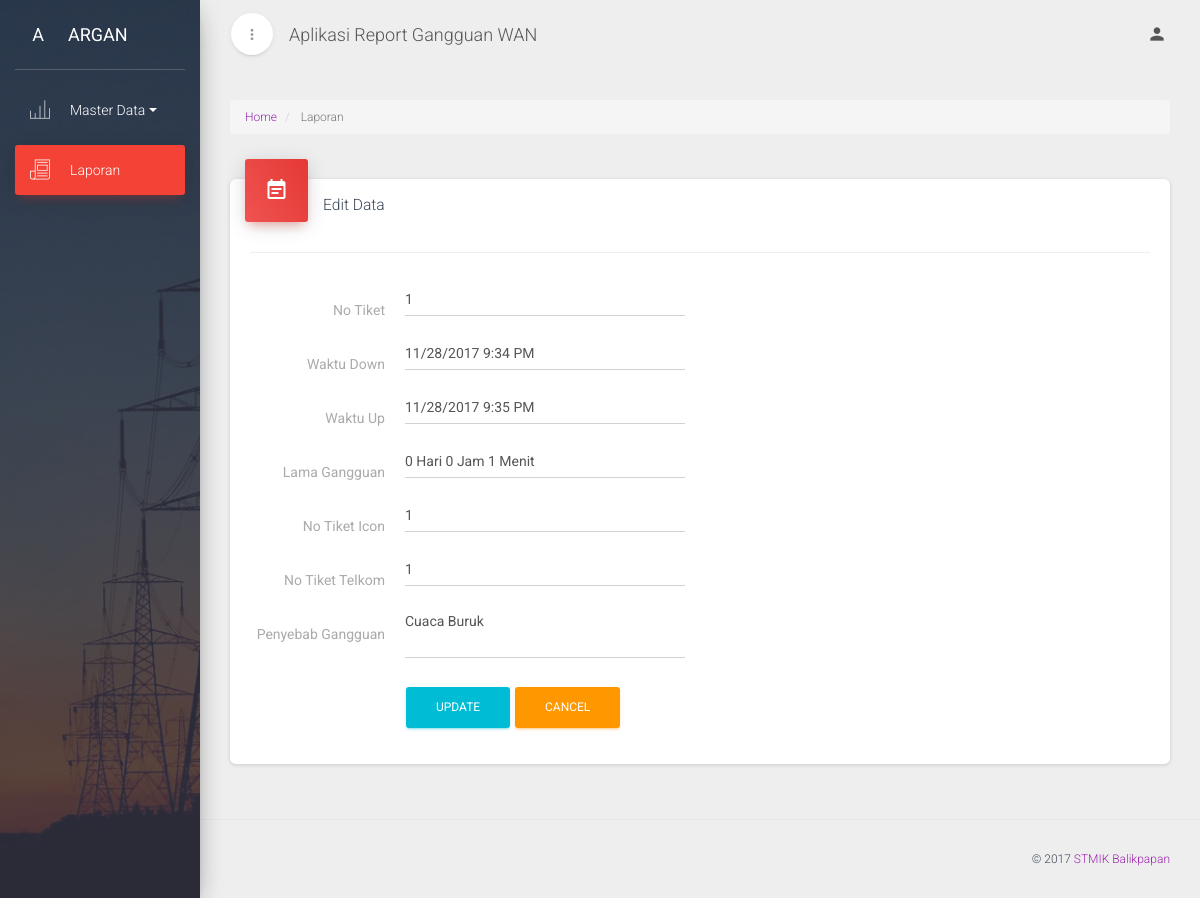
Page /C_data_laporan/update2/3 on the committed database.
### tables this page shows
CREATE TABLE `laporan` (
  `id` int(11) DEFAULT NULL,
  `id_lapor` int(11) NOT NULL,
  `no_tiket` int(50) NOT NULL,
  `id_unit` int(11) DEFAULT NULL,
  `id_gprov` int(11) DEFAULT NULL,
  `wktu_down` varchar(50) DEFAULT NULL,
  `wktu_up` varchar(50) DEFAULT NULL,
  `lama_gangguan` varchar(50) DEFAULT NULL,
  `no_tiket_icon` int(11) DEFAULT NULL,
  `no_tiket_telkom` int(11) DEFAULT NULL,
  `sebab_gangguan` text
);

### application/controllers/C_data_laporan.php (called while the page is built, shortened)
<?php
class C_data_laporan extends CI_Controller {
    function __construct(){
        $this->load->model('M_data_lapor');
        $this->load->model('M_lapor');
    }
    function update2($id_lapor){
        $data['hasil'] = $this->M_lapor->get_data($id_lapor);
        $this->load->view('v_laporan/update', $data);
    }
}
?>

### index.php (called while the page is built, shortened)
<?php
require_once BASEPATH.'core/CodeIgniter.php';

### application/models/M_lapor.php (called while the page is built, shortened)
<?php
class M_lapor extends CI_Model {
    function get_data($id_lapor){
       $baca = $this->db->query('select * from laporan where id_lapor='.$id_lapor);
        if($baca->num_rows() > 0){
            foreach ($baca->result() as $data){
                $hasil[] = array(
                    'id_lapor'=>$data->id_lapor,
                    'no_tiket'=>$data->no_tiket,
                    'wktu_down'=>$data->wktu_down,
                    'wktu_up'=>$data->wktu_up,
                    'lama_gangguan'=>$data->lama_gangguan,
                    'no_tiket_icon'=>$data->no_tiket_icon,
                    'no_tiket_telkom'=>$data->no_tiket_telkom,
                    'sebab_gangguan'=>$data->sebab_gangguan
                );
            }
            return $hasil;
        }else{
            return false;
        }
    }
}
?>

### application/views/v_laporan/update.php (the view, shortened to what this page needs)
 <div class="wrapper">
        <div class="sidebar" data-active-color="red" data-background-color="black" data-image="<?= base_url()?>assets/img/sidebar-1.jpeg">
            <div class="logo">
                <a href="<?= base_url() ?>" class="simple-text logo-mini">
                    A
                </a>
                <a href="<?= base_url() ?>" class="simple-text logo-normal">
                    ARGAN
                </a>
            </div>
            <div class="sidebar-wrapper">
                <ul class="nav">
                    <li>
                        <a data-toggle="collapse" href="#masterData">
                            <i class="pe-7s-graph3"></i>
                            <p>Master Data
                                <b class="caret"></b>
                            </p>
                        </a>
                    </li>
                    <li class="active">
                        <a href="<?= base_url() ?>C_data_laporan/index">
                            <i class="pe-7s-news-paper"></i>
                            <p>Laporan</p>
                        </a>
                    </li>
                </ul>
            </div>
        </div>
    <div class="content">
        <div class="container-fluid">
            <div class="row">
                <div class="col-md-12">
                    <div class="page-title-box">
                        <ol class="breadcrumb p-0 m-0">
                            <li>
                                <a href="<?= base_url() ?>">Home</a>
                            </li>
                            <li class="active">
                                Laporan
                            </li>
                        </ol>
                    </div>
                    <div class="card">
                        <?php
                            foreach($hasil as $data) {
                        ?>
                        <form role="form" method="post" class="form-horizontal" action="<?= base_url() ?>C_data_laporan/edit2">
                            <div class="card-header card-header-icon" data-background-color="red">
                                <i class="material-icons">event_note</i>
                            </div>
                            <div class="card-content">
                                <h4 class="card-title">Edit Data</h4>
                                <hr>
                                <div class="row">
                                    <label class="col-sm-2 label-on-left" for="no_tiket">No Tiket</label>
                                    <div class="col-sm-4">
                                        <div class="form-group label-floating is-empty">
                                            <input type="text" class="form-control" id="no_tiket" name="no_tiket" value="<?= $data["no_tiket"]?>" placeholder="Masukan nomor tiket..">
                                        </div>
                                    </div>
                                </div>
                                <div class="row">
                                    <label class="col-sm-2 label-on-left" for="wktu_down">Waktu Down</label>
                                    <div class="col-sm-4">
                                        <div class="form-group label-floating is-empty">
                                            <input type="text" class="form-control" id="wktu_down" name="wktu_down" value="<?= $data["wktu_down"]?>" placeholder="Masukan waktu down..">
                                        </div>
                                    </div>
                                </div>
                                <div class="row">
                                    <label class="col-sm-2 label-on-left" for="wktu_up">Waktu Up</label>
                                    <div class="col-sm-4">
                                        <div class="form-group label-floating is-empty">
                                            <input type="text" class="form-control" id="wktu_up" name="wktu_up" value="<?= $data["wktu_up"]?>" placeholder="Masukan waktu up..">
                                        </div>
                                    </div>
                                </div>
                                <div class="row">
                                    <label class="col-sm-2 label-on-left" for="lama_gangguan">Lama Gangguan</label>
                                    <div class="col-sm-4">
                                        <div class="form-group label-floating is-empty">
                                            <input type="text" class="form-control" id="lama_gangguan" name="lama_gangguan" value="<?= $data["lama_gangguan"]?>" placeholder="Masukan lama..">
                                        </div>
                                    </div>
                                </div>
                                <div class="row">
                                    <label class="col-sm-2 label-on-left" for="no_tiket_icon">No Tiket Icon</label>
                                    <div class="col-sm-4">
                                        <div class="form-group label-floating is-empty">
                                            <input type="text" class="form-control" id="no_tiket_icon" name="no_tiket_icon" value="<?= $data["no_tiket_icon"]?>" placeholder="Masukan no tiket..">
                                        </div>
                                    </div>
                                </div>
                                <div class="row">
                                    <label class="col-sm-2 label-on-left" for="no_tiket_telkom">No Tiket Telkom</label>
                                    <div class="col-sm-4">
                                        <div class="form-group label-floating is-empty">
                                            <input type="text" class="form-control" id="no_tiket_telkom" name="no_tiket_telkom" value="<?= $data["no_tiket_telkom"]?>" placeholder="Masukan no tiket..">
                                        </div>
                                    </div>
                                </div>
                                <div class="row">
                                    <label class="col-sm-2 label-on-left" for="sebab_gangguan">Penyebab Gangguan</label>
                                    <div class="col-sm-4">
                                        <div class="form-group label-floating is-empty">
                                            <textarea class="form-control" name="sebab_gangguan" id="sebab_gangguan" placeholder="Masukan Deskripsi.."><?= $data["sebab_gangguan"]?></textarea>
                                            <br>
                                            <input type="submit" name="submit" class="btn btn-info btn-fill" value="Update" />
                                            <input type="button" name="cancel" class="btn btn-warning btn-fill" value="Cancel" onclick="history.back()" />
                                        </div>
                                    </div>
                                </div>
                            </div>
                        </form>
                        <?php
                            }
                        ?>
                    </div>
                </div>
            </div>
        </div>
    </div>
    <footer class="footer">
        <div class="container-fluid">
            <p class="copyright pull-right">
            &copy;
                <a href="http://stmikbpn.ac.id/">STMIK Balikpapan</a>
            </p>
        </div>
    </footer>
</div>

### rows in the picture
laporan: no_tiket "1", wktu_down "11/28/2017 9:34 PM", wktu_up "11/28/2017 9:35 PM", lama_gangguan "0 Hari 0 Jam 1 Menit", no_tiket_icon "1", no_tiket_telkom "1", sebab_gangguan "Cuaca Buruk"
